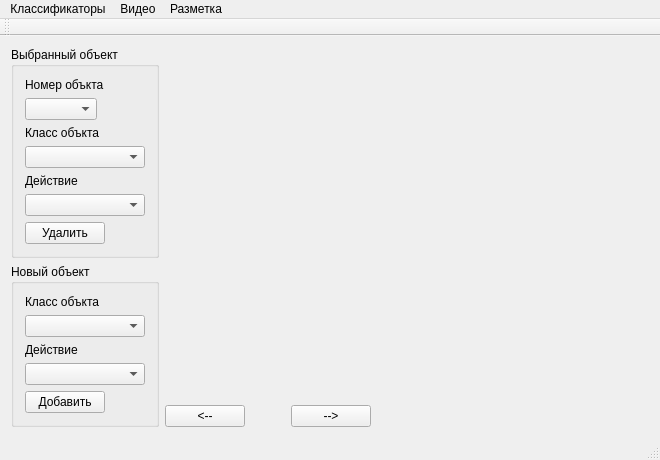
<?xml version="1.0" encoding="UTF-8"?>
<ui version="4.0">
 <class>videoMarkupClass</class>
 <widget class="QMainWindow" name="videoMarkupClass">
  <property name="geometry">
   <rect>
    <x>0</x>
    <y>0</y>
    <width>660</width>
    <height>446</height>
   </rect>
  </property>
  <property name="windowTitle">
   <string>videoMarkup</string>
  </property>
  <widget class="QWidget" name="centralWidget">
   <layout class="QHBoxLayout" name="horizontalLayout_4">
    <item>
     <layout class="QVBoxLayout" name="verticalLayout_10">
      <item>
       <spacer name="verticalSpacer">
        <property name="orientation">
         <enum>Qt::Vertical</enum>
        </property>
        <property name="sizeHint" stdset="0">
         <size>
          <width>20</width>
          <height>40</height>
         </size>
        </property>
       </spacer>
      </item>
      <item>
       <layout class="QVBoxLayout" name="verticalLayout_7">
        <item>
         <widget class="QGroupBox" name="groupBox_createdObject">
          <property name="sizePolicy">
           <sizepolicy hsizetype="Fixed" vsizetype="Fixed">
            <horstretch>0</horstretch>
            <verstretch>0</verstretch>
           </sizepolicy>
          </property>
          <property name="minimumSize">
           <size>
            <width>213</width>
            <height>0</height>
           </size>
          </property>
          <property name="maximumSize">
           <size>
            <width>213</width>
            <height>16777215</height>
           </size>
          </property>
          <property name="title">
           <string>Выбранный объект</string>
          </property>
          <layout class="QVBoxLayout" name="verticalLayout_5">
           <property name="sizeConstraint">
            <enum>QLayout::SetFixedSize</enum>
           </property>
           <item>
            <layout class="QVBoxLayout" name="verticalLayout_2">
             <item>
              <widget class="QLabel" name="label">
               <property name="text">
                <string>Номер объкта</string>
               </property>
              </widget>
             </item>
             <item>
              <layout class="QHBoxLayout" name="horizontalLayout_2">
               <item>
                <widget class="QComboBox" name="cb_objectNumber"/>
               </item>
               <item>
                <spacer name="horizontalSpacer_2">
                 <property name="orientation">
                  <enum>Qt::Horizontal</enum>
                 </property>
                 <property name="sizeHint" stdset="0">
                  <size>
                   <width>40</width>
                   <height>20</height>
                  </size>
                 </property>
                </spacer>
               </item>
              </layout>
             </item>
            </layout>
           </item>
           <item>
            <layout class="QVBoxLayout" name="verticalLayout_3">
             <item>
              <widget class="QLabel" name="label_2">
               <property name="text">
                <string>Класс объкта</string>
               </property>
              </widget>
             </item>
             <item>
              <widget class="QComboBox" name="cb_objectClass"/>
             </item>
            </layout>
           </item>
           <item>
            <layout class="QVBoxLayout" name="verticalLayout_4">
             <item>
              <widget class="QLabel" name="label_3">
               <property name="text">
                <string>Действие</string>
               </property>
              </widget>
             </item>
             <item>
              <widget class="QComboBox" name="cb_odjectAction"/>
             </item>
            </layout>
           </item>
           <item>
            <layout class="QHBoxLayout" name="horizontalLayout_3">
             <item>
              <widget class="QPushButton" name="pb_deleteObject">
               <property name="text">
                <string>Удалить</string>
               </property>
              </widget>
             </item>
             <item>
              <spacer name="horizontalSpacer_3">
               <property name="orientation">
                <enum>Qt::Horizontal</enum>
               </property>
               <property name="sizeHint" stdset="0">
                <size>
                 <width>40</width>
                 <height>20</height>
                </size>
               </property>
              </spacer>
             </item>
            </layout>
           </item>
          </layout>
         </widget>
        </item>
        <item>
         <widget class="QGroupBox" name="groupBox_newObject">
          <property name="sizePolicy">
           <sizepolicy hsizetype="Fixed" vsizetype="Fixed">
            <horstretch>0</horstretch>
            <verstretch>0</verstretch>
           </sizepolicy>
          </property>
          <property name="minimumSize">
           <size>
            <width>213</width>
            <height>0</height>
           </size>
          </property>
          <property name="maximumSize">
           <size>
            <width>213</width>
            <height>16777215</height>
           </size>
          </property>
          <property name="title">
           <string>Новый объект</string>
          </property>
          <layout class="QVBoxLayout" name="verticalLayout_6">
           <property name="sizeConstraint">
            <enum>QLayout::SetFixedSize</enum>
           </property>
           <item>
            <layout class="QVBoxLayout" name="verticalLayout_8">
             <item>
              <widget class="QLabel" name="label_5">
               <property name="text">
                <string>Класс объкта</string>
               </property>
              </widget>
             </item>
             <item>
              <widget class="QComboBox" name="cb_newObjectClass"/>
             </item>
            </layout>
           </item>
           <item>
            <layout class="QVBoxLayout" name="verticalLayout_9">
             <item>
              <widget class="QLabel" name="label_6">
               <property name="text">
                <string>Действие</string>
               </property>
              </widget>
             </item>
             <item>
              <widget class="QComboBox" name="cb_newObjectAction"/>
             </item>
            </layout>
           </item>
           <item>
            <layout class="QHBoxLayout" name="horizontalLayout_5">
             <item>
              <widget class="QPushButton" name="pb_addObject">
               <property name="text">
                <string>Добавить</string>
               </property>
              </widget>
             </item>
             <item>
              <spacer name="horizontalSpacer_5">
               <property name="orientation">
                <enum>Qt::Horizontal</enum>
               </property>
               <property name="sizeHint" stdset="0">
                <size>
                 <width>40</width>
                 <height>20</height>
                </size>
               </property>
              </spacer>
             </item>
            </layout>
           </item>
          </layout>
         </widget>
        </item>
       </layout>
      </item>
      <item>
       <spacer name="verticalSpacer_2">
        <property name="orientation">
         <enum>Qt::Vertical</enum>
        </property>
        <property name="sizeHint" stdset="0">
         <size>
          <width>20</width>
          <height>40</height>
         </size>
        </property>
       </spacer>
      </item>
     </layout>
    </item>
    <item>
     <layout class="QVBoxLayout" name="verticalLayout">
      <item>
       <widget class="QtGuiDisplay" name="widgetFrame" native="true">
        <property name="sizePolicy">
         <sizepolicy hsizetype="Expanding" vsizetype="Expanding">
          <horstretch>0</horstretch>
          <verstretch>0</verstretch>
         </sizepolicy>
        </property>
       </widget>
      </item>
      <item>
       <layout class="QHBoxLayout" name="horizontalLayout" stretch="1,1,1,10">
        <item>
         <widget class="QPushButton" name="pb_previusFrame">
          <property name="sizePolicy">
           <sizepolicy hsizetype="Fixed" vsizetype="Fixed">
            <horstretch>0</horstretch>
            <verstretch>0</verstretch>
           </sizepolicy>
          </property>
          <property name="text">
           <string>&lt;--</string>
          </property>
         </widget>
        </item>
        <item>
         <spacer name="horizontalSpacer">
          <property name="orientation">
           <enum>Qt::Horizontal</enum>
          </property>
          <property name="sizeType">
           <enum>QSizePolicy::Fixed</enum>
          </property>
          <property name="sizeHint" stdset="0">
           <size>
            <width>40</width>
            <height>20</height>
           </size>
          </property>
         </spacer>
        </item>
        <item>
         <widget class="QPushButton" name="pb_nextFrame">
          <property name="sizePolicy">
           <sizepolicy hsizetype="Fixed" vsizetype="Fixed">
            <horstretch>0</horstretch>
            <verstretch>0</verstretch>
           </sizepolicy>
          </property>
          <property name="text">
           <string>--&gt;</string>
          </property>
         </widget>
        </item>
        <item>
         <spacer name="horizontalSpacer_4">
          <property name="orientation">
           <enum>Qt::Horizontal</enum>
          </property>
          <property name="sizeHint" stdset="0">
           <size>
            <width>40</width>
            <height>20</height>
           </size>
          </property>
         </spacer>
        </item>
       </layout>
      </item>
     </layout>
    </item>
   </layout>
  </widget>
  <widget class="QMenuBar" name="menuBar">
   <property name="geometry">
    <rect>
     <x>0</x>
     <y>0</y>
     <width>660</width>
     <height>21</height>
    </rect>
   </property>
   <widget class="QMenu" name="classificationMenu">
    <property name="title">
     <string>Классификаторы</string>
    </property>
    <widget class="QMenu" name="actionMenu">
     <property name="title">
      <string>Действие</string>
     </property>
     <addaction name="openActionClassifier"/>
     <addaction name="createActionClassifier"/>
     <addaction name="editActionClassifier"/>
     <addaction name="saveActionClassifier"/>
    </widget>
    <widget class="QMenu" name="objectMenu">
     <property name="title">
      <string>Объект</string>
     </property>
     <addaction name="openObjectClassifier"/>
     <addaction name="createObjectClassifier"/>
     <addaction name="editObjectClassifier"/>
     <addaction name="saveObjectClassifier"/>
    </widget>
    <addaction name="actionMenu"/>
    <addaction name="objectMenu"/>
   </widget>
   <widget class="QMenu" name="videoMenu">
    <property name="title">
     <string>Видео</string>
    </property>
    <addaction name="openVideo"/>
   </widget>
   <widget class="QMenu" name="markupMenu">
    <property name="title">
     <string>Разметка</string>
    </property>
    <addaction name="createMarkup"/>
    <addaction name="openMarkup"/>
   </widget>
   <addaction name="classificationMenu"/>
   <addaction name="videoMenu"/>
   <addaction name="markupMenu"/>
  </widget>
  <widget class="QToolBar" name="mainToolBar">
   <attribute name="toolBarArea">
    <enum>TopToolBarArea</enum>
   </attribute>
   <attribute name="toolBarBreak">
    <bool>false</bool>
   </attribute>
  </widget>
  <widget class="QStatusBar" name="statusBar"/>
  <action name="action_3">
   <property name="text">
    <string>Открыть</string>
   </property>
  </action>
  <action name="action_5">
   <property name="text">
    <string>Создать</string>
   </property>
  </action>
  <action name="action_6">
   <property name="text">
    <string>Редактировать</string>
   </property>
  </action>
  <action name="openActionClassifier">
   <property name="text">
    <string>Открыть</string>
   </property>
  </action>
  <action name="createActionClassifier">
   <property name="text">
    <string>Создать</string>
   </property>
  </action>
  <action name="editActionClassifier">
   <property name="text">
    <string>Редактировать</string>
   </property>
  </action>
  <action name="saveActionClassifier">
   <property name="text">
    <string>Сохранить</string>
   </property>
  </action>
  <action name="openObjectClassifier">
   <property name="text">
    <string>Открыть</string>
   </property>
  </action>
  <action name="createObjectClassifier">
   <property name="text">
    <string>Создать</string>
   </property>
  </action>
  <action name="editObjectClassifier">
   <property name="text">
    <string>Редактировать</string>
   </property>
  </action>
  <action name="saveObjectClassifier">
   <property name="text">
    <string>Сохранить</string>
   </property>
  </action>
  <action name="openVideo">
   <property name="text">
    <string>Открыть файл</string>
   </property>
  </action>
  <action name="createMarkup">
   <property name="text">
    <string>Создать</string>
   </property>
  </action>
  <action name="openMarkup">
   <property name="text">
    <string>Открыть</string>
   </property>
  </action>
 </widget>
 <layoutdefault spacing="6" margin="11"/>
 <customwidgets>
  <customwidget>
   <class>QtGuiDisplay</class>
   <extends>QWidget</extends>
   <header>qtguidisplay.h</header>
   <container>1</container>
  </customwidget>
 </customwidgets>
 <resources>
  <include location="../videoMarkup.qrc"/>
 </resources>
 <connections/>
</ui>
